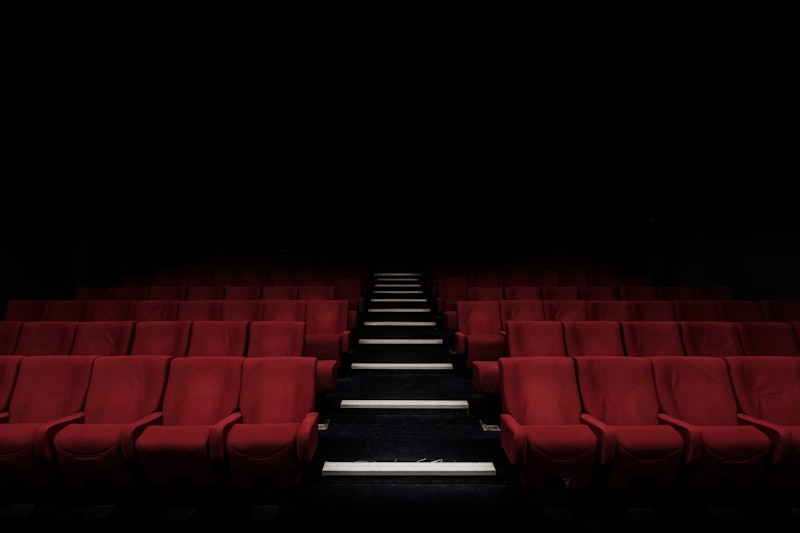
#> input picture assets/img/1489599849927-2ee91cede3ba.jpg, 800 x 533 px, found by its file name; its folder holds only this picture in this run
$ python analyze_img_style.py
#> lines starting #> are read from the running program, lines starting #| are printed output that depends on the picture
# -*- coding: utf-8 -*-
"""多模态素材分析：为每张本地图片提取
   ① 主色调（用于卡片强调色 / 悬停光晕）
   ② 平均亮度（决定暗色模式是否需要降亮）
   ③ 朝向与建议的 object-position（避免把主体裁掉）
   输出 → scripts/_img_style.json，供站点使用
"""
import io, sys, os, json, colorsys
sys.stdout = io.TextIOWrapper(sys.stdout.buffer, encoding='utf-8')
BASE = r'C:\Users\ZR\Desktop\钟锐的个人网站'
from PIL import Image

DIRS = ['assets/img', 'img']
report = {}

for d in DIRS:
    p = os.path.join(BASE, d)
    if not os.path.isdir(p):
        continue
    for name in sorted(os.listdir(p)):
        if not name.lower().endswith(('.jpg', '.jpeg', '.png', '.webp')):
            continue
        fp = os.path.join(p, name)
        try:
            im = Image.open(fp).convert('RGB')
#> im is the input picture: PIL image 800x533 RGB; mean R, G, B 22.5, 6.4, 7.2
        except Exception as e:
            print('  ❌ %s: %s' % (name, e)); continue

        w, h = im.size
#> w = 800; h = 533
        small = im.copy(); small.thumbnail((120, 120))
#> after `small.thumbnail((120, 120))`:
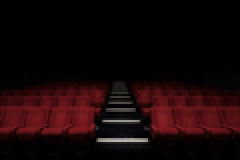
#> small: PIL image 120x80 RGB (shown 2 times larger); mean R, G, B 22.5, 6.3, 7.2
        px = list(small.getdata())
#> px = 9600 items, first 6: (0, 0, 0), (0, 0, 0), (0, 0, 0), (0, 0, 0), (0, 0, 0), (0, 0, 0)
        n = len(px)
#> n = 9600

        # 平均亮度
        lum = sum(0.2126 * r + 0.7152 * g + 0.0722 * b for r, g, b in px) / n
#> lum = 9.83

        # 主色调：量化到 4bit/通道后取众数，再求该桶均值（避免灰调主导）
        from collections import Counter
        buckets = Counter(((r >> 4) << 8 | (g >> 4) << 4 | (b >> 4)) for r, g, b in px)
#> buckets = 51 items
        best = None
        for key, cnt in buckets.most_common(12):
            r0, g0, b0 = (key >> 8) & 15, (key >> 4) & 15, key & 15
            members = [(r, g, b) for r, g, b in px
                       if ((r >> 4) == r0 and (g >> 4) == g0 and (b >> 4) == b0)]
            if not members:
                continue
            ar = sum(m[0] for m in members) / len(members)
            ag = sum(m[1] for m in members) / len(members)
            ab = sum(m[2] for m in members) / len(members)
            hh, ss, vv = colorsys.rgb_to_hsv(ar / 255, ag / 255, ab / 255)
            # 偏好"有彩色 + 中等明度"的桶：用于强调色才好看
            score = cnt * (0.35 + ss) * (1 - abs(vv - 0.55))
            if best is None or score > best[0]:
                best = (score, (int(ar), int(ag), int(ab)))
#> this loop made 12 passes
#> (key, cnt, r0, g0, b0, ar, ag, ab) on pass 1: (0, 6653, 0, 0, 0, 1.27, 0.71, 0.838)
#> (key, cnt, r0, g0, b0, ar, ag, ab) on passes 2 to 7: (1297, 493, 5, 1, 1, 88.65, 18.15, 21.93), (1553, 432, 6, 1, 1, 102.5, 21.57, 26.01), (256, 385, 1, 0, 0, 23.05, 3.75, 4.28), (512, 348, 2, 0, 0, 38.96, 6.42, 7.67), (768, 318, 3, 0, 0, 56, 9.96, 12.41), (1025, 272, 4, 0, 1, 72.6, 13.87, 17.39)
        dom = best[1] if best else (120, 120, 140)
#> dom = (1, 0, 0)

        # 主体位置启发式：竖版海报主体多在上 1/3；横版居中
        if h > w * 1.15:
            pos = 'center 28%'
        elif h > w:
            pos = 'center 38%'
        else:
            pos = 'center 50%'

        report[name] = {
            'dir': d, 'size': [w, h], 'ratio': round(w / h, 3),
            'color': '#%02x%02x%02x' % dom, 'rgb': dom,
            'luminance': round(lum, 1),
            'bright': lum > 165, 'objectPosition': pos,
        }
        print('  %-46s %4dx%-4d 主色 %s 亮度 %5.1f %s' % (
            name[:46], w, h, report[name]['color'], lum, '（偏亮·暗色模式需处理）' if lum > 165 else ''))

out = os.path.join(BASE, 'scripts', '_img_style.json')
json.dump(report, open(out, 'w', encoding='utf-8'), ensure_ascii=False, indent=1)
print()
print('共分析 %d 张 → scripts/_img_style.json' % len(report))
print('偏亮（暗色模式下建议降亮）: %d 张' % sum(1 for v in report.values() if v['bright']))
